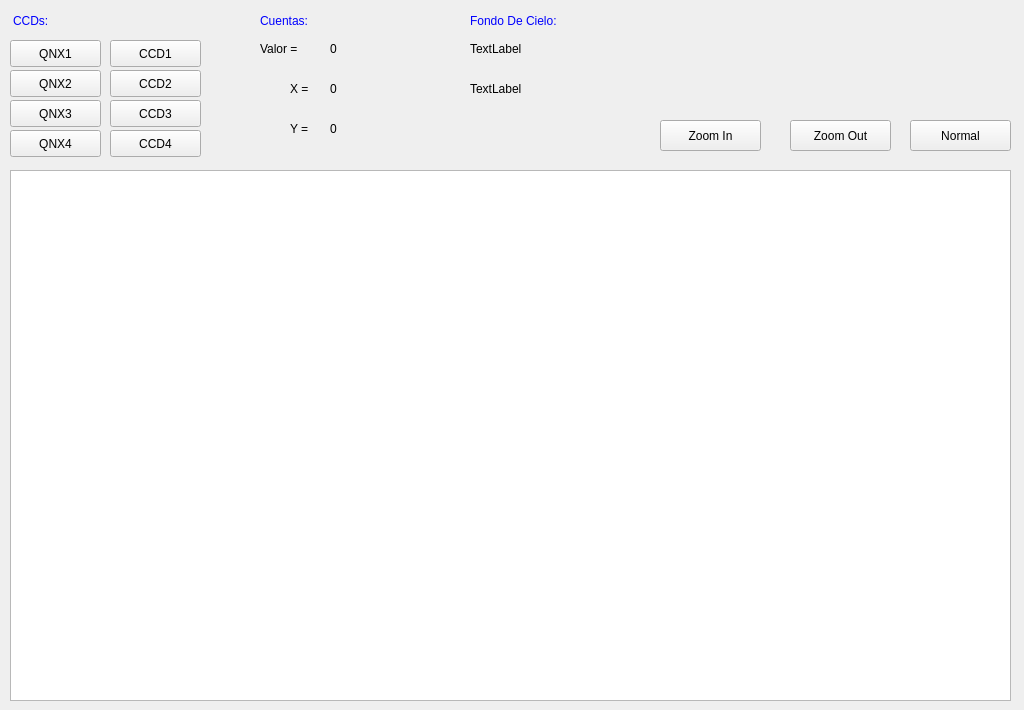
<?xml version="1.0" encoding="UTF-8"?>
<ui version="4.0">
 <class>Visualizador</class>
 <widget class="QWidget" name="Visualizador">
  <property name="geometry">
   <rect>
    <x>0</x>
    <y>0</y>
    <width>1024</width>
    <height>710</height>
   </rect>
  </property>
  <property name="minimumSize">
   <size>
    <width>1024</width>
    <height>710</height>
   </size>
  </property>
  <property name="maximumSize">
   <size>
    <width>1024</width>
    <height>710</height>
   </size>
  </property>
  <property name="windowTitle">
   <string>Form</string>
  </property>
  <widget class="QGraphicsView" name="graphicsView">
   <property name="geometry">
    <rect>
     <x>10</x>
     <y>170</y>
     <width>1001</width>
     <height>531</height>
    </rect>
   </property>
  </widget>
  <widget class="QPushButton" name="pushButton">
   <property name="geometry">
    <rect>
     <x>660</x>
     <y>120</y>
     <width>101</width>
     <height>31</height>
    </rect>
   </property>
   <property name="text">
    <string>Zoom In</string>
   </property>
  </widget>
  <widget class="QPushButton" name="pushButton_2">
   <property name="geometry">
    <rect>
     <x>790</x>
     <y>120</y>
     <width>101</width>
     <height>31</height>
    </rect>
   </property>
   <property name="text">
    <string>Zoom Out</string>
   </property>
  </widget>
  <widget class="QPushButton" name="pushButton_3">
   <property name="geometry">
    <rect>
     <x>910</x>
     <y>120</y>
     <width>101</width>
     <height>31</height>
    </rect>
   </property>
   <property name="text">
    <string>Normal</string>
   </property>
  </widget>
  <widget class="QLabel" name="labelCcds">
   <property name="geometry">
    <rect>
     <x>13</x>
     <y>10</y>
     <width>81</width>
     <height>21</height>
    </rect>
   </property>
   <property name="styleSheet">
    <string notr="true">color: rgb(0, 0, 255);</string>
   </property>
   <property name="text">
    <string>CCDs:</string>
   </property>
  </widget>
  <widget class="QLabel" name="labelCuentas">
   <property name="geometry">
    <rect>
     <x>260</x>
     <y>10</y>
     <width>81</width>
     <height>21</height>
    </rect>
   </property>
   <property name="styleSheet">
    <string notr="true">color: rgb(0, 0, 255);</string>
   </property>
   <property name="text">
    <string>Cuentas:</string>
   </property>
  </widget>
  <widget class="QLabel" name="labelFondoCielo">
   <property name="geometry">
    <rect>
     <x>470</x>
     <y>10</y>
     <width>131</width>
     <height>21</height>
    </rect>
   </property>
   <property name="styleSheet">
    <string notr="true">color: rgb(0, 0, 255);</string>
   </property>
   <property name="text">
    <string>Fondo De Cielo:</string>
   </property>
  </widget>
  <widget class="QPushButton" name="pushButtonQnx1">
   <property name="geometry">
    <rect>
     <x>10</x>
     <y>40</y>
     <width>91</width>
     <height>27</height>
    </rect>
   </property>
   <property name="text">
    <string>QNX1</string>
   </property>
  </widget>
  <widget class="QPushButton" name="pushButtonQnx2">
   <property name="geometry">
    <rect>
     <x>10</x>
     <y>70</y>
     <width>91</width>
     <height>27</height>
    </rect>
   </property>
   <property name="text">
    <string>QNX2</string>
   </property>
  </widget>
  <widget class="QPushButton" name="pushButtonQnx3">
   <property name="geometry">
    <rect>
     <x>10</x>
     <y>100</y>
     <width>91</width>
     <height>27</height>
    </rect>
   </property>
   <property name="text">
    <string>QNX3</string>
   </property>
  </widget>
  <widget class="QPushButton" name="pushButtonQnx4">
   <property name="geometry">
    <rect>
     <x>10</x>
     <y>130</y>
     <width>91</width>
     <height>27</height>
    </rect>
   </property>
   <property name="text">
    <string>QNX4</string>
   </property>
  </widget>
  <widget class="QPushButton" name="pushButtonCcd4">
   <property name="geometry">
    <rect>
     <x>110</x>
     <y>130</y>
     <width>91</width>
     <height>27</height>
    </rect>
   </property>
   <property name="text">
    <string>CCD4</string>
   </property>
  </widget>
  <widget class="QPushButton" name="pushButtonCcd1">
   <property name="geometry">
    <rect>
     <x>110</x>
     <y>40</y>
     <width>91</width>
     <height>27</height>
    </rect>
   </property>
   <property name="text">
    <string>CCD1</string>
   </property>
  </widget>
  <widget class="QPushButton" name="pushButtonCcd2">
   <property name="geometry">
    <rect>
     <x>110</x>
     <y>70</y>
     <width>91</width>
     <height>27</height>
    </rect>
   </property>
   <property name="text">
    <string>CCD2</string>
   </property>
  </widget>
  <widget class="QPushButton" name="pushButtonCcd3">
   <property name="geometry">
    <rect>
     <x>110</x>
     <y>100</y>
     <width>91</width>
     <height>27</height>
    </rect>
   </property>
   <property name="text">
    <string>CCD3</string>
   </property>
  </widget>
  <widget class="QLabel" name="labelValor">
   <property name="geometry">
    <rect>
     <x>260</x>
     <y>40</y>
     <width>61</width>
     <height>17</height>
    </rect>
   </property>
   <property name="text">
    <string>Valor = </string>
   </property>
  </widget>
  <widget class="QLabel" name="labelValorX">
   <property name="geometry">
    <rect>
     <x>290</x>
     <y>80</y>
     <width>41</width>
     <height>17</height>
    </rect>
   </property>
   <property name="text">
    <string>X = </string>
   </property>
  </widget>
  <widget class="QLabel" name="labelValorY">
   <property name="geometry">
    <rect>
     <x>290</x>
     <y>120</y>
     <width>41</width>
     <height>17</height>
    </rect>
   </property>
   <property name="text">
    <string>Y = </string>
   </property>
  </widget>
  <widget class="QLabel" name="labelMu">
   <property name="geometry">
    <rect>
     <x>470</x>
     <y>40</y>
     <width>67</width>
     <height>17</height>
    </rect>
   </property>
   <property name="text">
    <string>TextLabel</string>
   </property>
  </widget>
  <widget class="QLabel" name="labelSigma">
   <property name="geometry">
    <rect>
     <x>470</x>
     <y>80</y>
     <width>67</width>
     <height>17</height>
    </rect>
   </property>
   <property name="text">
    <string>TextLabel</string>
   </property>
  </widget>
  <widget class="QLabel" name="labelValorEdit">
   <property name="geometry">
    <rect>
     <x>330</x>
     <y>40</y>
     <width>41</width>
     <height>17</height>
    </rect>
   </property>
   <property name="text">
    <string>0</string>
   </property>
  </widget>
  <widget class="QLabel" name="labelValorXEdit">
   <property name="geometry">
    <rect>
     <x>330</x>
     <y>80</y>
     <width>41</width>
     <height>17</height>
    </rect>
   </property>
   <property name="text">
    <string>0</string>
   </property>
  </widget>
  <widget class="QLabel" name="labelValorYEdit">
   <property name="geometry">
    <rect>
     <x>330</x>
     <y>120</y>
     <width>41</width>
     <height>17</height>
    </rect>
   </property>
   <property name="text">
    <string>0</string>
   </property>
  </widget>
 </widget>
 <resources/>
 <connections/>
</ui>
